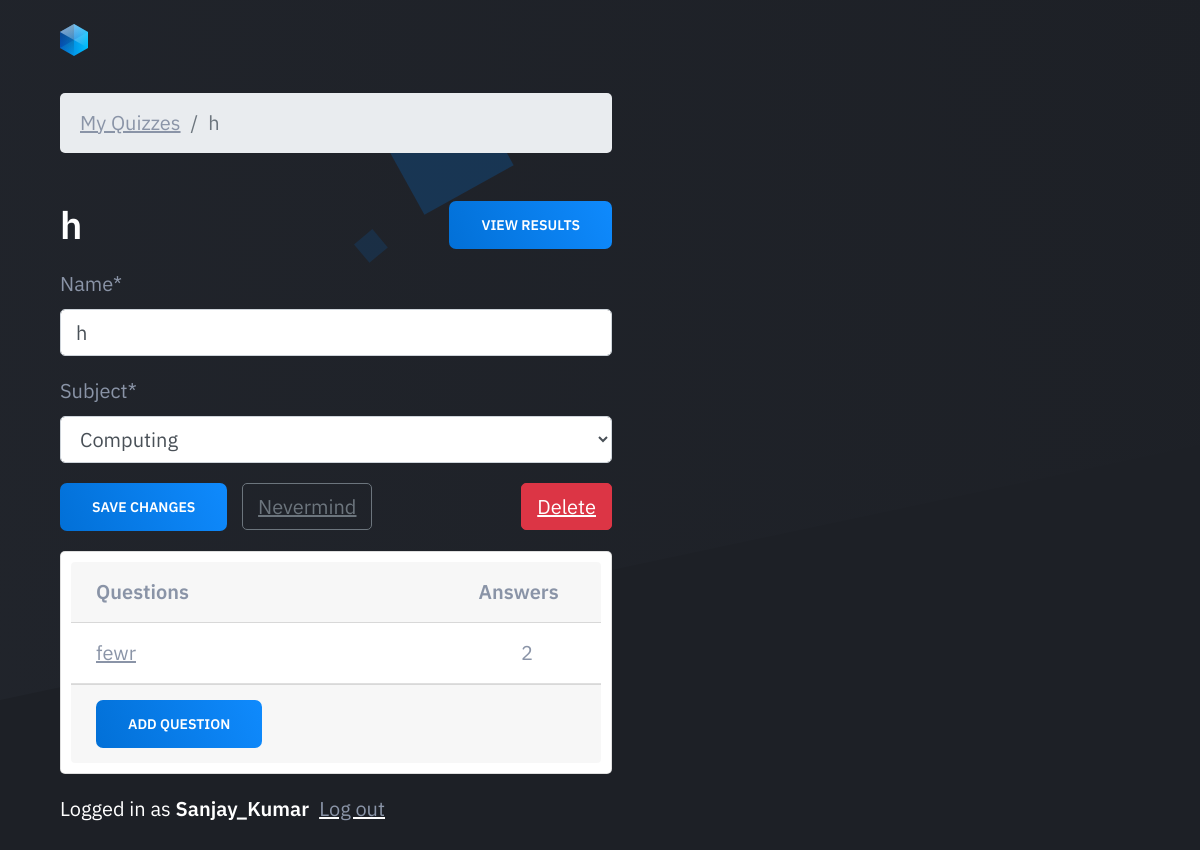
Page /teachers/quiz/1/ (signed in) on the committed database.
### classroom/models.py (models this page shows, shortened)
class Quiz(models.Model):
    owner = models.ForeignKey(User, on_delete=models.CASCADE, related_name='quizzes')
    name = models.CharField(max_length=255)
    subject = models.ForeignKey(Subject, on_delete=models.CASCADE, related_name='quizzes')

class Subject(models.Model):
    name = models.CharField(max_length=30)
    color = models.CharField(max_length=7, default='#007bff')
    def __str__(self):
        return self.name

class Question(models.Model):
    quiz = models.ForeignKey(Quiz, on_delete=models.CASCADE, related_name='questions')
    text = models.CharField('Question', max_length=255)

class User(AbstractUser):
    is_student = models.BooleanField(default=False)
    is_teacher = models.BooleanField(default=False)

### classroom/views/teachers.py (the view, shortened to what this page needs)
# urls.py: path('quiz/<int:pk>/', teachers.QuizUpdateView.as_view(), name='quiz_change'),
@method_decorator([login_required, teacher_required], name='dispatch')
class QuizUpdateView(UpdateView):
    model = Quiz
    fields = ('name', 'subject', )
    context_object_name = 'quiz'
    template_name = 'classroom/teachers/quiz_change_form.html'
    def get_context_data(self, **kwargs):
        kwargs['questions'] = self.get_object().questions.annotate(answers_count=Count('answers'))
        return super().get_context_data(**kwargs)
    def get_queryset(self):
        return self.request.user.quizzes.all()

### classroom/templates/classroom/teachers/quiz_change_form.html (shortened to what this page needs)
{% extends 'base.html' %}
{% load crispy_forms_tags %}
{% block content %}
  <nav aria-label="breadcrumb">
    <ol class="breadcrumb">
      <li class="breadcrumb-item"><a href="{% url 'teachers:quiz_change_list' %}">My Quizzes</a></li>
      <li class="breadcrumb-item active" aria-current="page">{{ quiz.name }}</li>
    </ol>
  </nav>
  <h2 class="mb-3">
    {{ quiz.name }}
    <a href="{% url 'teachers:quiz_results' quiz.pk %}" class="button button-primary float-right">View results</a>
  </h2>
  <form method="post" novalidate>
    {{ form|crispy }}
    <button type="submit" class="button button-primary">Save changes</button>
    <a style="margin-left: 10px;" href="{% url 'teachers:quiz_change_list' %}" class="btn btn-outline-secondary" role="button">Nevermind</a>
    <a href="{% url 'teachers:quiz_delete' quiz.pk %}" class="btn btn-danger float-right">Delete</a>
  </form>
  <div style="margin-top: 20px;padding: 10px;" class="card">
    <div class="card-header">
      <div class="row">
        <div class="col-9">
          <strong>Questions</strong>
        </div>
        <div class="col-3">
          <strong>Answers</strong>
        </div>
      </div>
    </div>
    <div class="list-group list-group-flush list-group-formset">
      {% for question in questions %}
        <div class="list-group-item">
          <div class="row">
            <div class="col-10">
              <a href="{% url 'teachers:question_change' quiz.pk question.pk %}">{{ question.text }}</a>
            </div>
            <div class="col-2">
              {{ question.answers_count }}
            </div>
          </div>
        </div>
      {% empty %}
        <div class="list-group-item text-center">
          <p class="text-muted font-italic mb-0">You haven't created any questions yet. Go ahead and <a href="{% url 'teachers:question_add' quiz.pk %}">add the first question</a>.</p>
        </div>
      {% endfor %}
    </div>
    <div class="card-footer">
      <a href="{% url 'teachers:question_add' quiz.pk %}" class="button button-primary btn-sm">Add question</a>
    </div>
  </div>
{% endblock %}

### templates/base.html (shortened to what this page needs)
{% load static %}<!doctype html>
<html lang="en">
  <head>
    <link rel="stylesheet" href="https://maxcdn.bootstrapcdn.com/bootstrap/4.0.0/css/bootstrap.min.css">
    <link rel="stylesheet" type="text/css" href="{% static 'vendor/fontello-2f186091/css/fontello.css' %}">
    <link rel="stylesheet" type="text/css" href="{% static 'css/app.css' %}">
    <link rel="stylesheet" type="text/css" href="{% static 'css/style.css' %}">
    {% if user.is_authenticated and user.is_teacher %}
      <link rel="stylesheet" type="text/css" href="{% static 'css/teachers.css' %}">
    {% else %}
      <link rel="stylesheet" type="text/css" href="{% static 'css/students.css' %}">
    {% endif %}
  </head>
  <body class="is-boxed has-animations">
    <div class="body-wrap">
      <header class="site-header">
          <div class="container">
              <div class="site-header-inner">
                  <div class="brand header-brand">
                      <h1 class="m-0">
            <a href="#">
              <img class="header-logo-image" src="{% static 'img/logo.svg' %}" alt="Logo">
                          </a>
                      </h1>
                  </div>
              </div>
          </div>
      </header>
      <main>
          <section class="hero">
              <div class="container">
                  <div class="hero-inner">
            <div class="hero-copy">
                        <div class="cta-inner section-inner">
                          <div class="cta-cta">
                          {% block content %}
                          {% endblock %}
                          </div>
                        </div>
                        <div class="hero-cta">
                          {% if user.is_authenticated %}
                      <p class="pt-3" style="color: #fff;">Logged in as <strong style="padding-right: 10px;">{{ user.username }}</strong><a style="text-decoration: underline;
                  text-decoration-color: #fff !important;" href="{% url 'logout' %}">Log out</a></p>
              {% endif %}
                        </div>
          </div>
                  </div>
              </div>
          </section>
      </main>
  </div>
  </body>
</html>

### static/css/style.css (style rules this page uses)
html { line-height:1.15;-ms-text-size-adjust:100%;-webkit-text-size-adjust:100% }
body { margin:0 }
article,aside,footer,header,nav,section { display:block }
h1 { font-size:2em;margin:0.67em 0 }
figcaption,figure,main { display:block }
a { background-color:transparent;-webkit-text-decoration-skip:objects }
b,strong { font-weight:inherit }
b,strong { font-weight:bolder }
img { border-style:none }
button,input,optgroup,select,textarea { font-family:sans-serif;font-size:100%;line-height:1.15;margin:0 }
button,input { overflow:visible }
button,select { text-transform:none }
button,html [type="button"],[type="reset"],[type="submit"] { -webkit-appearance:button }
html { box-sizing:border-box }
*,*:before,*:after { box-sizing:inherit }
body { background:#1D2026;-moz-osx-font-smoothing:grayscale;-webkit-font-smoothing:antialiased }
ul,ol { margin-top:0;margin-bottom:24px;padding-left:24px }
ol { list-style:decimal }
img { height:auto;max-width:100%;vertical-align:middle }
img,svg { display:block }
html { font-size:20px;line-height:30px }
body { color:#8A94A7;font-size:1rem }
body,button,input,select,textarea { font-family:"IBM Plex Sans", sans-serif }
a { color:#8A94A7;text-decoration:underline }
h1,h2,h3,h4,h5,h6,.h1,.h2,.h3,.h4,.h5,.h6 { clear:both;color:#fff;font-weight:600 }
h1,.h1 { font-size:38px;line-height:48px;letter-spacing:0px }
@media (min-width: 641px) { h1,.h1 { font-size:44px;line-height:54px;letter-spacing:0px } }
h2,.h2 { font-size:32px;line-height:42px;letter-spacing:0px }
@media (min-width: 641px) { h2,.h2 { font-size:38px;line-height:48px;letter-spacing:0px } }
h1,h2,.h1,.h2 { margin-top:48px;margin-bottom:16px }
p { margin-top:0;margin-bottom:24px }
b,strong { font-weight:600 }
button,input,select,textarea,label { font-size:20px;line-height:30px }
.container,.container-sm { width:100%;margin:0 auto;padding-left:16px;padding-right:16px }
@media (min-width: 481px) { .container,.container-sm { padding-left:24px;padding-right:24px } }
.container { max-width:1128px }
.m-0 { margin:0 }
.button { display:inline-flex;font-size:14px;letter-spacing:0px;font-weight:600;line-height:16px;text-decoration:none !important;text-transform:uppercase;background-color:#242830;color:#fff !important;border:none;border-radius: 7px;cursor:pointer;justify-content:center;padding:16px 32px;height:48px;text-align:center;white-space:nowrap }
.button::before { border-radius:2px }
.button-primary { background:#097dea;background:linear-gradient(65deg, #0270D7 0, #0F8AFD 100%) }
.site-header { padding:24px 0 }
.site-header-inner { position:relative;display:flex;justify-content:space-between;align-items:center }
@media (min-width: 641px) { .site-header { position:relative } }
@media (min-width: 641px) { .site-header::before { content:'';position:absolute;top:0;left:0;width:100%;height:700px;background:#242830;background:linear-gradient(80deg, rgba(36,40,48,0.5) 0%, rgba(36,40,48,0) 100%);-webkit-transform-origin:0;transform-origin:0;-webkit-transform:skewY(-12deg);transform:skewY(-12deg) } }
.hero { text-align:center;padding-top:13px;padding-bottom:88px }
.hero-copy { position:relative;z-index:1 }
.hero-cta { margin-bottom:40px }
@media (min-width: 641px) { .hero { text-align:left;padding-top:13px;padding-bottom:88px } }
@media (min-width: 641px) { .hero-inner { display:flex;justify-content:space-between;align-items:center } }
@media (min-width: 641px) { .hero-copy { padding-right:0px;width:100% } }
@media (min-width: 641px) { .hero-cta { margin:0 } }
.cta-inner { position:relative;overflow:hidden }
.cta-inner::before { content:'';position:absolute;right:98px;top:-17px;width:160px;height:187px;background-image:url("../img/cta-illustration.svg");background-repeat:no-repeat }
.cta-inner>* { position:relative;width:100% }
@media (min-width: 641px) { .cta-inner { display:flex;align-items:center;justify-content:space-between } }
.is-boxed { background:#242830 }
.body-wrap { background:#1D2026;overflow:hidden;display:flex;flex-direction:column;min-height:100vh }
main { flex:1 0 auto }
.section-inner { position:relative;padding-top:48px;padding-bottom:48px }
@media (min-width: 641px) { .section-inner { padding-top:0px;padding-bottom:0px } }

### static/css/teachers.css (style rules this page uses)
body { background-color: #b0aac2; }

### rows in the picture
Quiz: name "h", subject "Computing"
Subject: name "h"
Question: text "fewr", answers_count "2"
User: username "Sanjay_Kumar"
